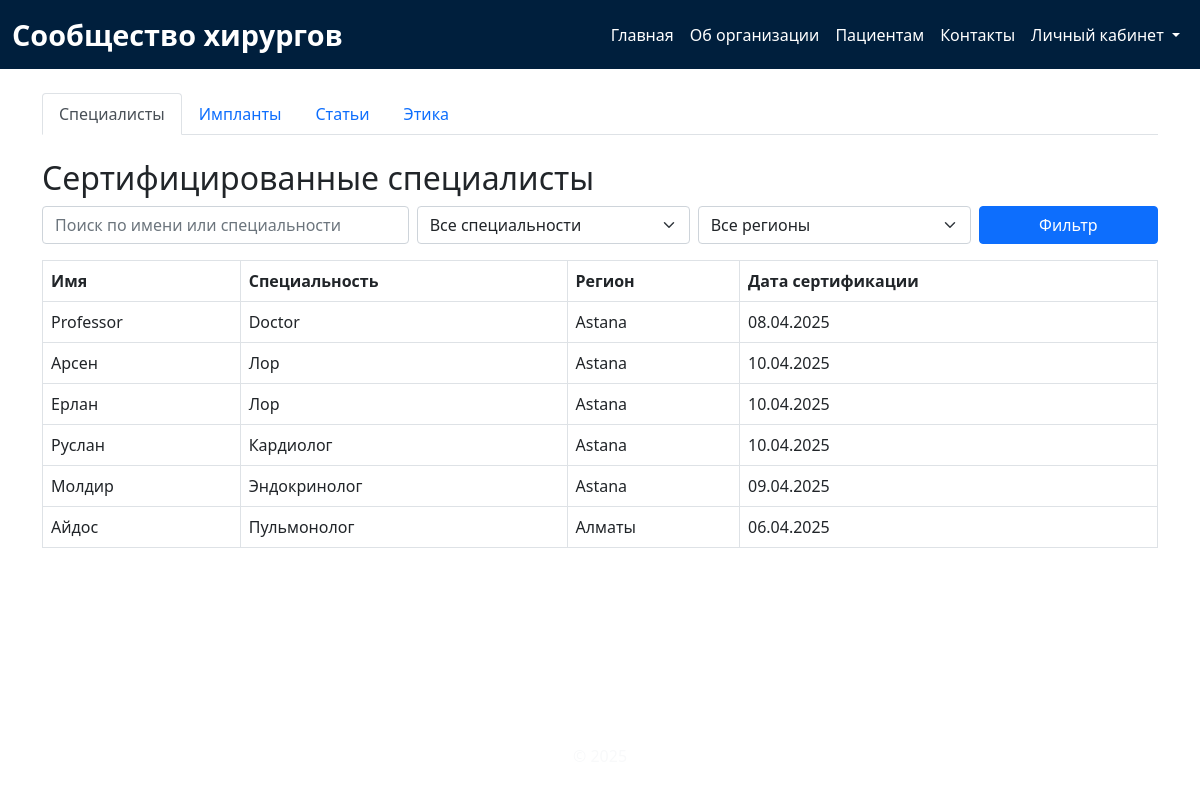
Page /patients/specialists on the committed database.
### models.py (models this page shows)
class CertifiedSpecialist(db.Model):
    id = db.Column(db.Integer, primary_key=True)
    name = db.Column(db.String(100), nullable=False)
    specialty = db.Column(db.String(100), nullable=False)
    region = db.Column(db.String(100), nullable=True)
    certification_date = db.Column(db.Date, nullable=True)

### views.py (the view)
@app.route('/patients/specialists')
def certified_specialists():
    query = request.args.get('query', '')
    selected_specialty = request.args.get('specialty', '')
    selected_region = request.args.get('region', '')
    specialists_query = CertifiedSpecialist.query
    if query:
        specialists_query = specialists_query.filter(
            CertifiedSpecialist.name.ilike(f'%{query}%') |
            CertifiedSpecialist.specialty.ilike(f'%{query}%')
        )
    if selected_specialty:
        specialists_query = specialists_query.filter(CertifiedSpecialist.specialty == selected_specialty)
    if selected_region:
        specialists_query = specialists_query.filter(CertifiedSpecialist.region == selected_region)
    specialists = specialists_query.all()
    all_specialties = [s[0] for s in CertifiedSpecialist.query.with_entities(CertifiedSpecialist.specialty).distinct().all() if s[0]]
    all_regions = [r[0] for r in CertifiedSpecialist.query.with_entities(CertifiedSpecialist.region).distinct().all() if r[0]]
    return render_template(
        'patients/specialists.html',
        specialists=specialists,
        all_specialties=all_specialties,
        all_regions=all_regions,
        selected_specialty=selected_specialty,
        selected_region=selected_region,
        query=query
    )

### views.py (called while the page is built)
@app.context_processor
def inject_user():
    user = None
    if 'user_id' in session:
        user = User.query.get(session['user_id'])
    return dict(current_user=user)

### templates/patients/specialists.html (shortened to what this page needs)
{% extends "base.html" %}
{% block content %}
<div class="container mt-4">
    <ul class="nav nav-tabs mb-4">
      <li class="nav-item">
        <a class="nav-link {% if request.path == '/patients/specialists' %}active{% endif %}" href="{{ url_for('certified_specialists') }}">Специалисты</a>
      </li>
      <li class="nav-item">
        <a class="nav-link {% if request.path == '/patients/implants' %}active{% endif %}" href="{{ url_for('implants') }}">Импланты</a>
      </li>
      <li class="nav-item">
        <a class="nav-link {% if request.path == '/patients/articles' %}active{% endif %}" href="{{ url_for('patient_articles') }}">Статьи</a>
      </li>
      <li class="nav-item">
        <a class="nav-link {% if request.path == '/patients/ethics' %}active{% endif %}" href="{{ url_for('ethics_committee') }}">Этика</a>
      </li>
    </ul>
    <h2>Сертифицированные специалисты</h2>
<form method="get" action="{{ url_for('certified_specialists') }}" class="mb-3">
    <div class="row g-2">
        <div class="col-md-4">
            <input type="text" name="query" class="form-control" placeholder="Поиск по имени или специальности" value="{{ query }}">
        </div>
        <div class="col-md-3">
            <select name="specialty" class="form-select">
                <option value="">Все специальности</option>
            </select>
        </div>
        <div class="col-md-3">
            <select name="region" class="form-select">
                <option value="">Все регионы</option>
            </select>
        </div>
        <div class="col-md-2">
            <button type="submit" class="btn btn-primary w-100">Фильтр</button>
        </div>
    </div>
</form>
{% if specialists %}
    <table class="table table-bordered">
        <thead>
            <tr>
                <th>Имя</th>
                <th>Специальность</th>
                <th>Регион</th>
                <th>Дата сертификации</th>
            </tr>
        </thead>
        <tbody>
            {% for specialist in specialists %}
            <tr>
                <td>{{ specialist.name }}</td>
                <td>{{ specialist.specialty }}</td>
                <td>{{ specialist.region or '-' }}</td>
                <td>{{ specialist.certification_date.strftime('%d.%m.%Y') if specialist.certification_date else '-' }}</td>
            </tr>
            {% endfor %}
        </tbody>
    </table>
{% else %}
    <p>Нет данных.</p>
{% endif %}
</div>
{% endblock %}

### static/css/styles.css (style rules this page uses)
body { display: flex; flex-direction: column; min-height: 100vh; }
.container { margin-top: 40px; }

### rows in the picture
CertifiedSpecialist: name "Professor", specialty "Doctor", region "Astana", certification_date "08.04.2025"
CertifiedSpecialist: name "Арсен", specialty "Лор", region "Astana", certification_date "10.04.2025"
CertifiedSpecialist: name "Ерлан", specialty "Лор", region "Astana", certification_date "10.04.2025"
CertifiedSpecialist: name "Руслан", specialty "Кардиолог", region "Astana", certification_date "10.04.2025"
CertifiedSpecialist: name "Молдир", specialty "Эндокринолог", region "Astana", certification_date "09.04.2025"
CertifiedSpecialist: name "Айдос", specialty "Пульмонолог", region "Алматы", certification_date "06.04.2025"
